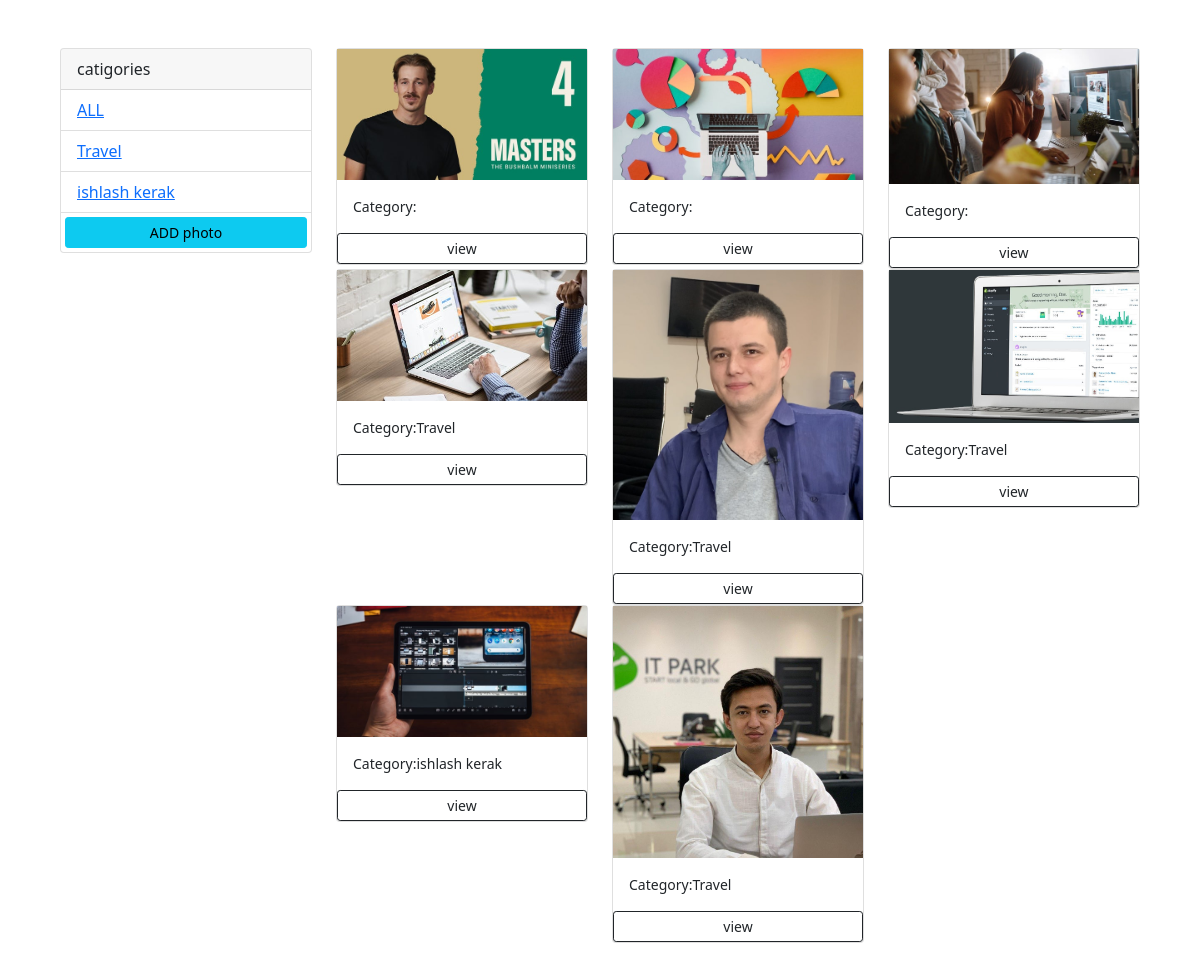
The page / on the database its author committed.
### photos/models.py (models this page shows, shortened)
class Category(models.Model):
    name = models.CharField(max_length=100, null=False,blank=False)

class Photo(models.Model):
    category = models.ForeignKey(Category, on_delete=models.SET_NULL, null=True, blank=True)
    image = models.ImageField(null=False,blank=False)
    description = models.TextField(max_length=500,null=False,blank=False)

### photos/views.py (the view)
# urls.py: path('',views.gallery,name='gallery'),
def gallery(request):
    category = request.GET.get('category')
    print(category)
    if category == None:
        photos = Photo.objects.all()
    else:
        photos = Photo.objects.filter(category__name__contains=category)
    categories = Category.objects.all()
    photos = Photo.objects.all()
    categories = Category.objects.all()
    photos = Photo.objects.all()
    return render(request, 'photos/gallery.html', {'categories':categories,'photos':photos})

### photos/templates/photos/gallery.html (shortened to what this page needs)
<html lang="en">
<head>
    <link href="https://cdn.jsdelivr.net/npm/bootstrap@5.1.3/dist/css/bootstrap.min.css" rel="stylesheet"
>
</head>
<body class="m-5">
    <div class="container">
        <div class="row">
            <div class="col-md-3">
                <div class="card">
                    <div class="card-header">
                        catigories
                    </div>
                    <ul class="list-group list-group-flush">
                        <li class="list-group-item">
                            <a href="{% url 'gallery' %}">ALL</a>
                        </li>
                        {% for category in categories %}
                        <li class="list-group-item">
                            <a href="{% url 'gallery'  %}?category={{category.name}}">
                                {{category.name}}
                            </a>
                        </li>
                        {% endfor %}
                        <a href="{% url 'add' %}" class="btn btn-block btn-info  btn-sm m-1">ADD photo</a>
                    </ul>
                </div>
            </div>
            <div class="col-md-9">
                <div class="row">
                    {% for photo in photos %}
                    <div class="col-md-4">
                        <div class="card">
                            <img class="image-thumbail" src="{{photo.image.url}}" alt="Card image cap">
                            <div class="card-body">
                              <small>Category:{{ photo.category.name}}</small>
                            </div>
                            <a href="{% url 'photo' pk=photo.pk %}" class="btn btn-outline-dark btn-sm m1">view</a>
                          </div>
                    </div>
                    {% empty %}
                    <h3>no photos...</h3>
                    {% endfor %}
                    </div>
                </div>
            </div>
        </div>
</body>
</html>

### rows shown on the page
Category: name "Travel"
Category: name "ishlash kerak"
Photo: image (picture)
Photo: image (picture)
Photo: image (picture)
Photo: image (picture), category.name "Travel"
Photo: image (picture), category.name "Travel"
Photo: image (picture), category.name "Travel"
Photo: image (picture), category.name "ishlash kerak"
Photo: image (picture), category.name "Travel"
